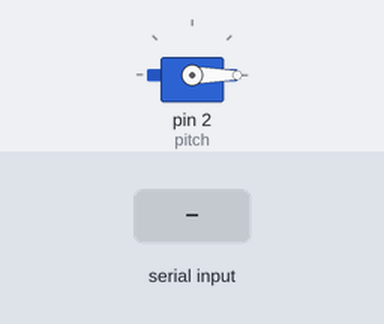
This sketch was run on a simulated Arduino Uno, built with avr-gcc and run on an emulated ATmega328P. Shown: servo. The test bench sets the inputs (shaded band).

Above: at 3.2 s.
3.3 s: "90\n" received over Serial
At 3.6 s:
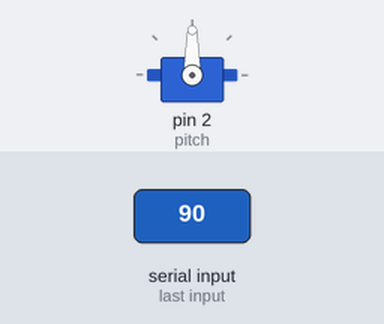
4.8 s: "200\n" received over Serial
At 5.9 s:
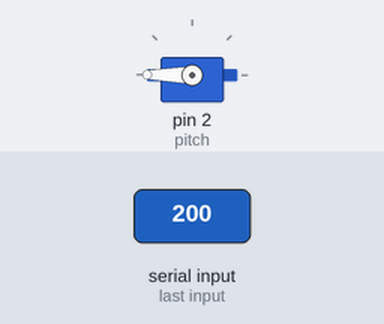
Timing chart, 0 to 7.8 s (numbered marks = the images above; inputs shaded):
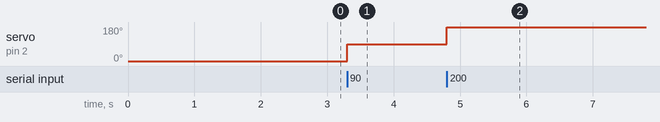

The sketch:

servo.ino
```cpp
#define offPitch 0
#include <Servo.h>

Servo pitch;

int angle;
char cache[3] = { 0 };
int i, j;

void setup() {
  Serial.begin(115200);
  pitch.attach(2);
  pitch.write(0 + offPitch);
  delay(2000);
}

void loop() {
  receive();
  act();
}

void receive() {
  i = 0;
  while (1) {
    if (Serial.available()) {
      cache[i] = Serial.read();
      i++;
      if (cache[i - 1] == 10) {
        break;
      }
    }
  }
  angle = atoi(cache);
  angle += offPitch;
}

void act() {
  pitch.write(angle);
}
```

Measured:
- after the input at 3.3 s, servo on pin 2 (pitch): 0° → 90° at once
- after the input at 4.8 s, servo on pin 2 (pitch): 90° → 180° at once
